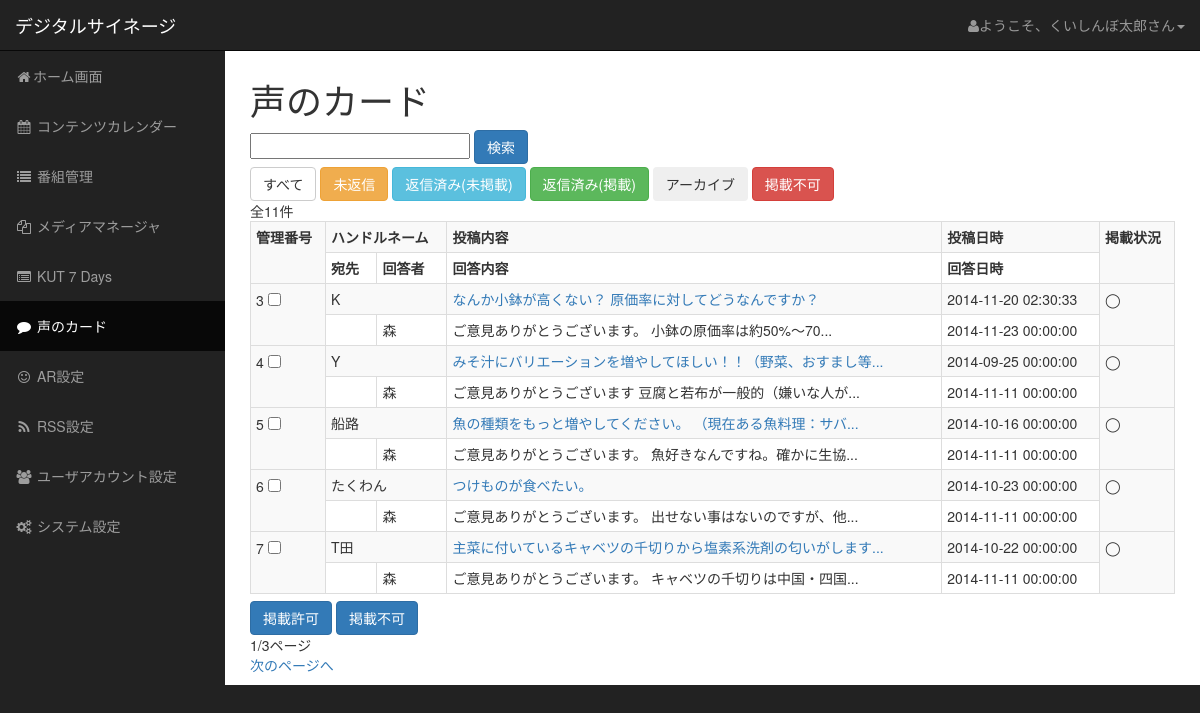
Screenshot of /kuishinbo/admin/koe.php (signed in) with the database file from the repository.
### tables this page shows
CREATE TABLE IF NOT EXISTS `koe` (
`koe_id` int(10) unsigned NOT NULL,
  `admin_user_id` int(10) unsigned NOT NULL,
  `author` varchar(255) NOT NULL,
  `send_to` varchar(255) NOT NULL,
  `affiliation` varchar(255) NOT NULL,
  `create_time` datetime NOT NULL,
  `mail` varchar(255) DEFAULT NULL,
  `opinion` text NOT NULL,
  `proposal` text NOT NULL,
  `answer` text,
  `state` int(10) unsigned NOT NULL,
  `posted_time` datetime DEFAULT NULL,
  `note` varchar(255) DEFAULT NULL
);

### kuishinbo/connect.php (called while the page is built, shortened)
<?php
	function h($str) {
		return htmlspecialchars($str,ENT_QUOTES,'UTF-8');
	}
?>

### kuishinbo/admin/koe.php (the view, shortened to what this page needs)
<?php
require('login_check.php');
$query = "SELECT * FROM koe ";
$SQL_option = "";
$SQL_USER = "SELECT koe.koe_id AS koe_id, admin_user.name AS name FROM koe LEFT JOIN admin_user
	ON koe.admin_user_id = admin_user.admin_user_id";
if(!$result = $mysqli->query($SQL_USER)) echo 'Error:' . $mysqli->error;
while ($row_user =  $result->fetch_assoc()) {
	$koe_answer[$row_user['koe_id']] = $row_user['name'];
}
$class = (isset($_GET["class"]))? $_GET["class"] : 0;
switch ($class) {
case 0:
	$SQL_option .= "";
	break;
}
$search_sql = "SELECT COUNT(*) FROM koe ";
$search_sql .= $SQL_option;
$DISPLAY_NUM = 5;
$PAGE = empty($_GET["page"])? 0:$_GET["page"];
$SQL_option .= " LIMIT " . $DISPLAY_NUM * $PAGE . ", ". $DISPLAY_NUM;
if (!$result_search = $mysqli->query($search_sql)) echo 'Error:' .$mysqli->error;
if (!$row_search = $result_search->fetch_row()) echo 'Error:' .$mysqli->error;
$cnt = $row_search[0];
$MAX_PAGE = ceil($cnt/$DISPLAY_NUM);
$query .= $SQL_option;
if(!$result = $mysqli->query($query)) echo 'Error:' . $mysqli->error;
		if (!$result_change = $mysqli->query($change_sql)) echo 'Error:' .$mysqli->error; ?>
<!doctype html>
<html>
<html lang="en">
<head>
    <link href="../bootstrap/css/bootstrap.min.css" rel="stylesheet">
    <link href="../bootstrap/css/sb-admin.css" rel="stylesheet">
    <link href="../bootstrap/font-awesome-4.1.0/css/font-awesome.min.css" rel="stylesheet" type="text/css">
    <link rel="stylesheet" href="../css/message.css" type="text/css" />
	</head>
	<div id="wrapper">
		<nav class="navbar navbar-inverse navbar-fixed-top" role="navigation">
	        <div class="navbar-header">
	            <a class="navbar-brand" href="../index.php">デジタルサイネージ</a>
	        </div>
	        <ul class="nav navbar-right top-nav">
	            <li class="dropdown">
	                <a aria-expanded="false" href="#" class="dropdown-toggle" data-toggle="dropdown"><i class="fa fa-user"></i>ようこそ、<?php echo h($_SESSION["NAME"]); ?>さん<b class="caret"></b></a>
	            </li>
	        </ul>
	        <div class="collapse navbar-collapse navbar-ex1-collapse">
	            <ul class="nav navbar-nav side-nav">
	                <li>
	                    <a href="index.php"><i class="fa fa-fw fa-home"></i>ホーム画面</a>
	                </li>
	                <li>
	                    <a href="content.php"><i class="fa fa-fw fa-calendar"></i> コンテンツカレンダー</a>
	                </li>
	                <li>
	                    <a href="program.php"><i class="fa fa-fw fa-list"></i> 番組管理</a>
	                </li>
	                <li>
	                    <a href="media.php"><i class="fa fa-fw fa-files-o"></i> メディアマネージャ</a>
	                </li>
	                <li>
	                    <a href="kut7days.php"><i class="fa fa-fw fa-list-alt"></i> KUT 7 Days</a>
	                </li>
	                <li class="active">
	                    <a href="koe.php"><i class="fa fa-fw fa-comment"></i> 声のカード</a>
	                </li>
	                <li>
	                    <a href="ar.php"><i class="fa fa-fw fa-smile-o"></i> AR設定</a>
	                </li>
	                <li>
	                    <a href="rss.php"><i class="fa fa-fw fa-rss"></i> RSS設定</a>
	                </li>
	                <li>
	                    <a href="user.php"><i class="fa fa-fw fa-users"></i> ユーザアカウント設定</a>
	                </li>
	                <li>
                      	<a href="system.php"><i class="fa fa-fw fa-cogs"></i> システム設定</a>
                  	</li>
	            </ul>
	        </div>
	    </nav>
<div id="page-wrapper">
<div class="container-fluid">
<body>
<h1>声のカード</h1>
<FORM method="post">
<INPUT style="width:220px;" type="text" name="KEYWORD">
<input style="margin-bottom:3px" class="btn btn-primary" type="submit" name="SEARCH" value="検索">
<br>
<INPUT class="btn btn-default" type="button" name="ALL"
	onclick="location.href='koe.php?class=0&page=0'" value="すべて">
<INPUT class="btn btn-warning" type="button" name="UNANSWERED"
	onclick="location.href='koe.php?class=1&page=0'" value="未返信">
<INPUT class="btn btn-info" type="button" name="REPLIED_NO"
	onclick="location.href='koe.php?class=2&page=0'" value="返信済み(未掲載)">
<INPUT class="btn btn-success" type="button" name="REPLIED_POST"
	onclick="location.href='koe.php?class=3&page=0'" value="返信済み(掲載)">
<INPUT class="btn btn-inverse" type="button" name="ARCHIVE"
	onclick="location.href='koe.php?class=4&page=0'" value="アーカイブ">
<INPUT class="btn btn-danger" type="button" name="POST_NOT"
	onclick="location.href='koe.php?class=5&page=0'" value="掲載不可">
<br>
全<?php echo h($row_search[0]); ?>件
<table class="table table-striped table-bordered table-hover table-condensed">
<tr>
<th rowspan="2">管理番号</th>
<th colspan="2">ハンドルネーム</th>
<th>投稿内容</th>
<th>投稿日時</th>
<th rowspan="2">掲載状況</th>
</tr>
<tr>
<th>宛先</th>
<th>回答者</th>
<th>回答内容</th>
<th>回答日時</th>
</tr>
<?php while($row = $result->fetch_assoc()): ?>
	<tr>
	<td rowspan="2">
		<?php echo h($row['koe_id']); ?>
		<input type="checkbox" name="chk[]" value="<?php echo $row['koe_id']; ?>"
		<?php if (h($row['answer']) == "" || h($row['answer']) == null)
				echo 'disabled'; ?>
		>
	</td>
 	<td colspan="2"> <?php echo h($row['author']);?> </td>
	<td><a href="./koe_reply.php?koe_id=<?php echo h($row['koe_id']); ?>">
		<?php
		$opinion = $row['opinion'];
		if(30 <= mb_strlen($row['opinion'],'UTF-8')){
			$opinion = mb_substr($row['opinion'] , 0, 30, 'UTF-8');
			$opinion .= '...';
    	}
		echo h($opinion);
		?>
		</a>
	</td>
	<td> <?php echo h($row['create_time']);?> </td>
	<td rowspan="2">
		<?php if (h($row['state']) == 0) {
			echo '-';
		} else if (h($row['state'] == 1)) {
	   		echo '◯';
		} else {
	       	echo '掲載不可';
		} ?>
	</td>
	</tr>
	<tr>
	<td> <?php echo h($row['send_to']);?> </td>
	<td> <?php echo h($koe_answer[$row['koe_id']]);?> </td>
	<td>
	<?php
		$answer = $row['answer'];
		if(30 <= mb_strlen($row['answer'],'UTF-8')){
			$answer = mb_substr($row['answer'] , 0, 30, 'UTF-8');
			$answer .= '...';
    	}
		echo h($answer);
		?>
	</td>
	<td> <?php echo h($row['posted_time']);?> </td>
	</tr>
<?php endwhile; ?>
</table>
<INPUT style="position: relative; left: 0px; bottom: 15px; margin-bottom: -15px" class="btn btn-primary" type="submit" name="PERMIT" value="掲載許可">
<INPUT style="position: relative; left: 0px; bottom: 15px; margin-bottom: -15px" class="btn btn-primary" type="submit" name="DISALLOW" value="掲載不可">
</FORM>
<?php echo h($PAGE+1). "/". h($MAX_PAGE); ?>ページ<br>
<?php
if ($PAGE+1 < $MAX_PAGE) {
	echo '<a href="koe.php?class='.($class).'&page='.($PAGE+1).'">次のページへ</a>';
}
?>
</div>
</div>
</div>
</body>
</html>

### kuishinbo/admin/koe.php (style rules this page uses)
table { border-collapse: collapse; }
td { border: solid 1px; padding: 0.5em; }
th { border: solid 2px; padding: 0.5em; }

### rows the page displays
koe: koe_id "3", author "K", opinion "なんか小鉢が高くない？ 原価率に対してどうなんですか？", create_time "2014-11-20 02:30:33", koe_id "森", answer "ご意見ありがとうございます。 小鉢の原価率は約50%〜70...", posted_time "2014-11-23 00:00:00"
koe: koe_id "4", author "Y", opinion "みそ汁にバリエーションを増やしてほしい！！（野菜、おすまし等...", create_time "2014-09-25 00:00:00", koe_id "森", answer "ご意見ありがとうございます 豆腐と若布が一般的（嫌いな人が...", posted_time "2014-11-11 00:00:00"
koe: koe_id "5", author "船路", opinion "魚の種類をもっと増やしてください。 （現在ある魚料理：サバ...", create_time "2014-10-16 00:00:00", koe_id "森", answer "ご意見ありがとうございます。 魚好きなんですね。確かに生協...", posted_time "2014-11-11 00:00:00"
koe: koe_id "6", author "たくわん", opinion "つけものが食べたい。", create_time "2014-10-23 00:00:00", koe_id "森", answer "ご意見ありがとうございます。 出せない事はないのですが、他...", posted_time "2014-11-11 00:00:00"
koe: koe_id "7", author "T田", opinion "主菜に付いているキャベツの千切りから塩素系洗剤の匂いがします...", create_time "2014-10-22 00:00:00", koe_id "森", answer "ご意見ありがとうございます。 キャベツの千切りは中国・四国...", posted_time "2014-11-11 00:00:00"

### other values shown
$_SESSION["NAME"] "くいしんぼ太郎"
$row_search[0] "11"
$PAGE+1 "1"
$MAX_PAGE "3"
